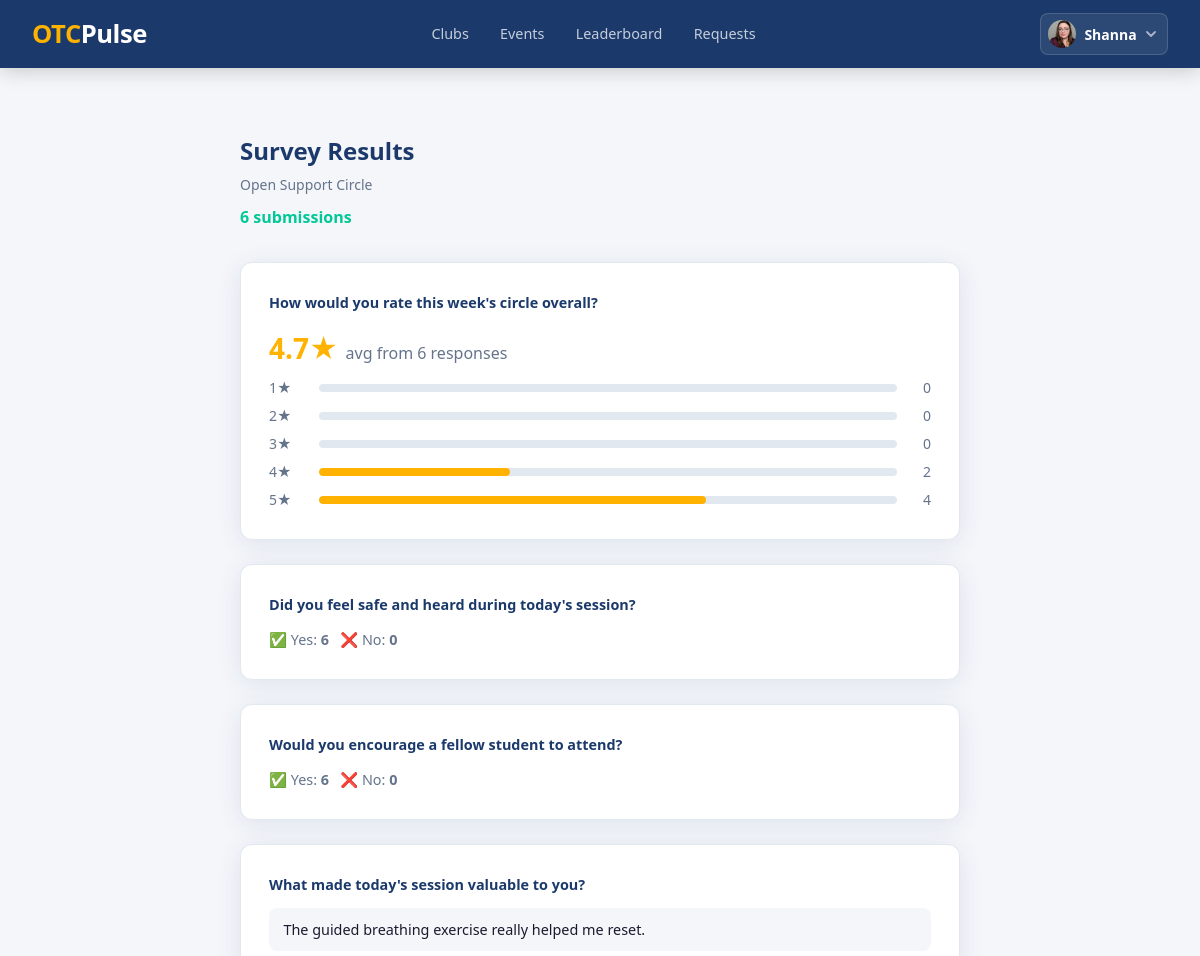
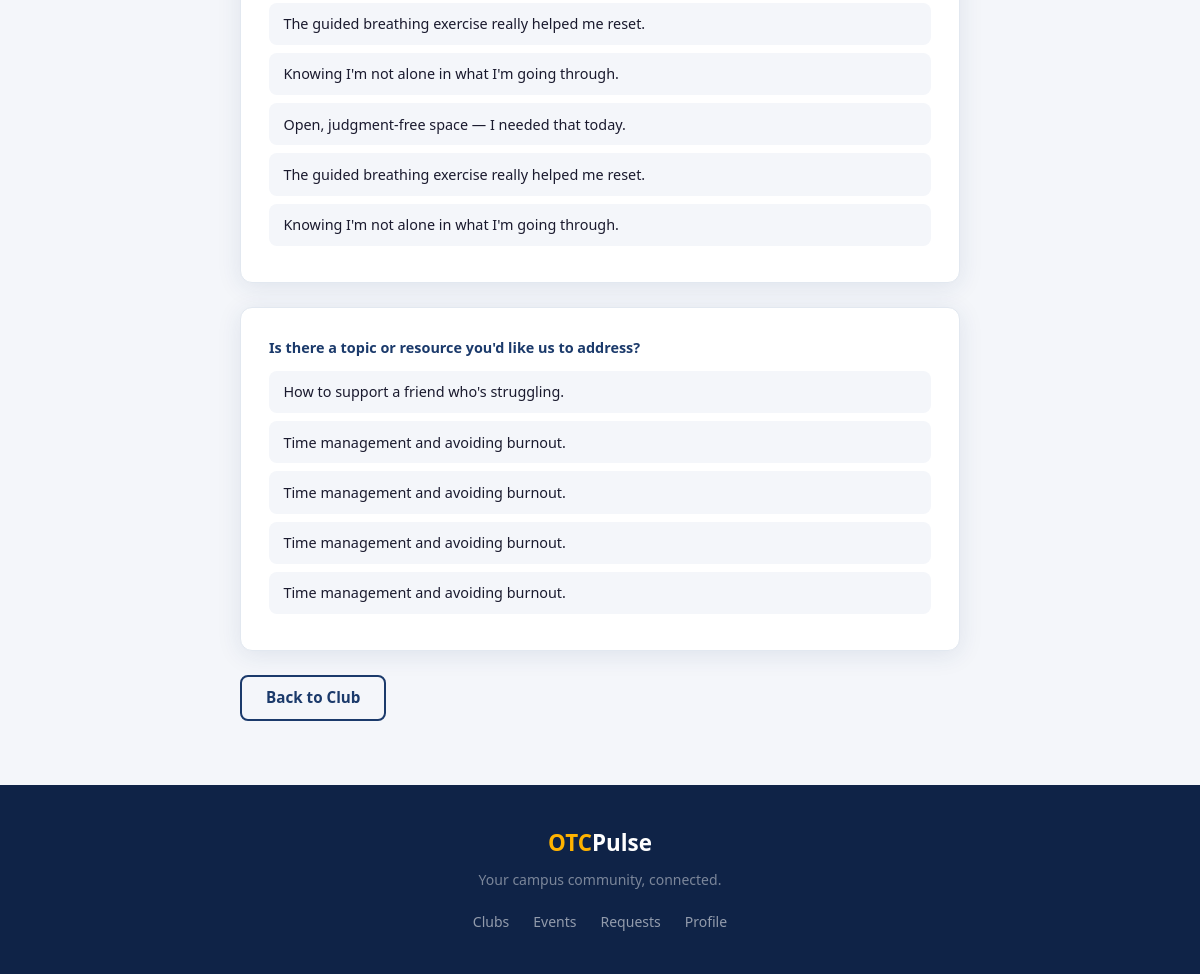
Screenshot of /clubs/events/22/survey/results/ (signed in) with the database file from the repository (2 pictures, top to bottom).
### account/models.py (models this page shows, shortened)
class Profile(models.Model):
    user = models.OneToOneField(
        settings.AUTH_USER_MODEL,
        on_delete=models.CASCADE
    )
    otc_email = models.EmailField(
        unique=True,
        validators=[validate_otc_email]
    )
    points = models.IntegerField(default=0)
    class Role(models.TextChoices):
        ADMIN = 'ADMIN','Student Engagement'
        ADVISOR = 'ADVISOR','Faculty Advisor'
        LEAD = 'LEAD','Club Officer'
        STUDENT = 'STUDENT','Student'
    role = models.CharField(
        max_length=10,
        choices=Role.choices,
        default=Role.STUDENT,
    )
    image = models.ImageField(upload_to='profile_images/', null=True, blank=True)
    short_code = models.CharField(max_length=8, unique=True, blank=True)

### clubhouse/models.py (models this page shows, shortened)
class Event(models.Model):
    class Status(models.TextChoices):
        DRAFT = 'DRAFT', 'Draft'
        SUBMITTED = 'SUBMITTED', 'Submitted'
        APPROVED = 'APPROVED', 'Approved'
        PUBLISHED = 'PUBLISHED', 'Published'
        COMPLETED = 'COMPLETED', 'Completed'
    title = models.CharField(max_length=50)
    status = models.CharField(max_length=10, choices=Status.choices, default=Status.DRAFT)
    start_time = models.DateTimeField()
    end_time = models.DateTimeField()
    club = models.ForeignKey(
        Club,
        related_name='events',
        on_delete=models.CASCADE,
    )
    location = models.ForeignKey(
        Location,
        related_name='events',
        on_delete=models.SET_NULL,
        null=True,
        blank=True,
    )
    point_value = models.IntegerField(default=10)
    staffing_points_awarded = models.BooleanField(default=False)

class SurveyQuestion(models.Model):
    class QuestionType(models.TextChoices):
        TEXT = 'TEXT', 'Text Response'
        STARS = 'STARS', 'Star Rating'
        YESNO = 'YESNO', 'Yes / No'
    event = models.ForeignKey(
        Event,
        on_delete=models.CASCADE,
        related_name='survey_questions',
    )
    prompt = models.CharField(max_length=200)
    question_type = models.CharField(
        max_length=5, choices=QuestionType.choices, default=QuestionType.TEXT
    )
    order = models.PositiveSmallIntegerField(default=0)
    required = models.BooleanField(default=False)
    class Meta:
        ordering = ['order']

### clubhouse/views.py (the view)
# urls.py: path('events/<int:pk>/survey/results/', views.survey_results, name='survey_results'),
@login_required
def survey_results(request, pk):
    event = get_object_or_404(Event, pk=pk)
    if not _can_edit_club(request.user.profile, event.club):
        raise PermissionDenied
    questions = event.survey_questions.prefetch_related('surveyresponse_set').all()
    surveys = Survey.objects.filter(event=event).count()
    results = []
    for q in questions:
        responses = SurveyResponse.objects.filter(question=q)
        if q.question_type == SurveyQuestion.QuestionType.TEXT:
            answers = list(responses.exclude(text_answer='').values_list('text_answer', flat=True))
            results.append({'question': q, 'type': 'text', 'answers': answers})
        elif q.question_type == SurveyQuestion.QuestionType.STARS:
            counts = {i: 0 for i in range(1, 6)}
            for r in responses:
                if r.int_answer:
                    counts[r.int_answer] = counts.get(r.int_answer, 0) + 1
            total = sum(counts.values())
            avg = round(sum(k * v for k, v in counts.items()) / total, 1) if total else None
            results.append({'question': q, 'type': 'stars', 'counts': counts, 'avg': avg, 'total': total})
        else:  # YESNO
            yes = responses.filter(int_answer=1).count()
            no = responses.filter(int_answer=0).count()
            results.append({'question': q, 'type': 'yesno', 'yes': yes, 'no': no})
    return render(request, 'clubhouse/survey_results.html', {
        'event': event,
        'results': results,
        'total_submissions': surveys,
        'section': 'clubhouse',
    })

### clubhouse/views.py (called while the page is built)
def _can_edit_club(profile, club):
    return (
        club.officers.filter(pk=profile.pk).exists() or
        club.advisors.filter(pk=profile.pk).exists() or
        profile.role == profile.Role.ADMIN
    )

### clubhouse/templates/clubhouse/survey_results.html
{% extends "base.html" %}
{% block content %}
<div class="section">
  <div class="section-inner section-inner-sm">
    <h1 style="color:var(--navy);font-size:1.5rem;font-weight:800;margin-bottom:0.25rem">Survey Results</h1>
    <p class="text-muted-sm" style="margin-bottom:0.5rem">{{ event.title }}</p>
    <p style="margin-bottom:2rem"><span class="point-badge">{{ total_submissions }} submission{{ total_submissions|pluralize }}</span></p>
    {% for r in results %}
      <div class="card card-mb">
        <p style="font-weight:700;color:var(--navy);margin-bottom:0.75rem">{{ r.question.prompt }}</p>
        {% if r.type == 'text' %}
          {% if r.answers %}
            {% for ans in r.answers %}
              <p style="background:var(--bg);border-radius:8px;padding:0.6rem 0.9rem;margin-bottom:0.5rem;font-size:0.9rem;color:var(--text)">{{ ans }}</p>
            {% endfor %}
          {% else %}
            <p class="text-muted-sm">No responses yet.</p>
          {% endif %}
        {% elif r.type == 'stars' %}
          <p style="font-size:1.75rem;font-weight:800;color:var(--gold)">{{ r.avg }}★ <span style="font-size:1rem;color:var(--text-muted);font-weight:400">avg from {{ r.total }} response{{ r.total|pluralize }}</span></p>
          {% for star, count in r.counts.items %}
            <div style="display:flex;align-items:center;gap:0.6rem;margin-top:0.35rem;font-size:0.875rem">
              <span style="width:40px;color:var(--text-muted)">{{ star }}★</span>
              <div style="flex:1;background:var(--border);border-radius:100px;height:8px;overflow:hidden">
                {% if r.total %}<div style="width:{% widthratio count r.total 100 %}%;height:100%;background:var(--gold);border-radius:100px"></div>{% endif %}
              </div>
              <span style="width:24px;text-align:right;color:var(--text-muted)">{{ count }}</span>
            </div>
          {% endfor %}
        {% else %}
          <p>✅ Yes: <strong>{{ r.yes }}</strong> &nbsp; ❌ No: <strong>{{ r.no }}</strong></p>
        {% endif %}
      </div>
    {% empty %}
      <p class="text-muted-sm">No questions configured for this event.</p>
    {% endfor %}
    <a href="{% url 'clubhouse:club_detail' event.club.slug %}" class="btn btn-secondary">Back to Club</a>
  </div>
</div>
{% endblock %}

### templates/base.html (shortened to what this page needs)
<!DOCTYPE html>
<html lang="en">
<head>
    {% load static %}
    <link rel="stylesheet" href="{% static 'css/main.css' %}">
</head>
<body>
    <header class="site-header">
        <nav class="nav-container">
            <a href="/" class="nav-brand">
                <span class="brand-otc">OTC</span><span class="brand-engage">Pulse</span>
            </a>
            {% if user.is_authenticated %}
            <div class="nav-main-links">
                <a href="{% url 'clubhouse:club_list' %}"  class="nav-link {% if request.resolver_match.app_name == 'clubhouse' and 'club' in request.resolver_match.url_name %}nav-link-active{% endif %}">Clubs</a>
                <a href="{% url 'clubhouse:event_list' %}" class="nav-link {% if request.resolver_match.app_name == 'clubhouse' and 'event' in request.resolver_match.url_name %}nav-link-active{% endif %}">Events</a>
                <a href="{% url 'clubhouse:leaderboard' %}" class="nav-link {% if request.resolver_match.app_name == 'clubhouse' and request.resolver_match.url_name == 'leaderboard' %}nav-link-active{% endif %}">Leaderboard</a>
                <a href="{% url 'bulletin_board:request_list' %}" class="nav-link {% if request.resolver_match.app_name == 'bulletin_board' %}nav-link-active{% endif %}">Requests</a>
            </div>
            {% endif %}
            <div class="nav-links">
                {% if user.is_authenticated %}
                    <div class="nav-avatar-wrap" id="nav-avatar-wrap">
                        <button class="nav-avatar-btn" id="nav-avatar-btn" aria-expanded="false" aria-label="Account menu">
                            {% if user.profile.image %}
                                <img src="{{ user.profile.image.url }}" alt="{{ user.username }}" class="nav-avatar-img">
                            {% else %}
                                <span class="nav-avatar-initials">{{ user.first_name|first|upper }}{{ user.last_name|first|upper }}</span>
                            {% endif %}
                            <span class="nav-avatar-name">{{ user.first_name|default:user.username }}</span>
                            <svg class="nav-chevron" width="12" height="12" viewBox="0 0 12 12" fill="none">
                                <path d="M2 4l4 4 4-4" stroke="currentColor" stroke-width="1.8" stroke-linecap="round" stroke-linejoin="round"/>
                            </svg>
                        </button>
                    </div>
                {% else %}
                    <a href="{% url 'account:login' %}" class="nav-link">Log In</a>
                    <a href="{% url 'account:register' %}" class="btn btn-primary nav-cta">Get Started</a>
                {% endif %}
            </div>
        </nav>
    </header>
    <main>
        {% block content %}{% endblock %}
    </main>
    <footer class="site-footer">
        <div class="footer-inner">
            <div class="footer-brand">
                <span class="brand-otc">OTC</span><span class="brand-engage">Pulse</span>
            </div>
            <p class="footer-tagline">Your campus community, connected.</p>
            {% if user.is_authenticated %}
            <div class="footer-links">
                <a href="{% url 'clubhouse:club_list' %}">Clubs</a>
                <a href="{% url 'clubhouse:event_list' %}">Events</a>
                <a href="{% url 'bulletin_board:request_list' %}">Requests</a>
                <a href="{% url 'account:profile' %}">Profile</a>
            </div>
            {% else %}
            <div class="footer-links">
                <a href="{% url 'account:login' %}">Log In</a>
                <a href="{% url 'account:register' %}">Register</a>
            </div>
            {% endif %}
        </div>
    </footer>
</body>
</html>

### static/css/main.css (style rules this page uses)
:root { --navy: #1B3A6B; --navy-dark: #0F2347; --gold: #FFB300; --gold-dark: #E6A000; --teal: #00C896; --purple: #6C63FF; --bg: #F4F6FA; --white: #FFFFFF; --text: #1A1A2E; --text-muted: #64748B; --border: #E2E8F0; --shadow: 0 4px 24px rgba(27, 58, 107, 0.10); --shadow-lg: 0 8px 40px rgba(27, 58, 107, 0.18); --radius: 12px; --radius-lg: 20px; --ease: 0.2s ease; }
*, *::before, *::after { box-sizing: border-box; margin: 0; padding: 0; }
html { scroll-behavior: smooth; }
body { font-family: 'Segoe UI', system-ui, -apple-system, sans-serif; background: var(--bg); color: var(--text); line-height: 1.6; min-height: 100vh; display: flex; flex-direction: column; }
img { max-width: 100%; display: block; }
a { text-decoration: none; color: inherit; }
main { flex: 1; }
.site-header { background: var(--navy); position: sticky; top: 0; z-index: 100; box-shadow: 0 2px 20px rgba(0, 0, 0, 0.2); }
.nav-container { max-width: 1200px; margin: 0 auto; padding: 0 2rem; height: 68px; display: flex; align-items: center; justify-content: space-between; }
.nav-brand { font-size: 1.6rem; font-weight: 800; letter-spacing: -0.5px; }
.brand-otc { color: var(--gold); }
.brand-engage { color: #fff; }
.nav-links { display: flex; align-items: center; gap: 1.5rem; }
.nav-link { color: rgba(255, 255, 255, 0.85); font-weight: 500; transition: color var(--ease); }
.btn { display: inline-block; padding: 0.65rem 1.5rem; border-radius: 8px; font-weight: 600; font-size: 0.95rem; cursor: pointer; border: none; transition: all var(--ease); text-align: center; line-height: 1.4; }
.btn-secondary { background: transparent; color: var(--navy); border: 2px solid var(--navy); }
.section { padding: 4rem 2rem; }
.section-inner { max-width: 1200px; margin: 0 auto; }
.card { background: var(--white); border-radius: var(--radius); padding: 1.75rem; box-shadow: var(--shadow); transition: transform var(--ease), box-shadow var(--ease); border: 1px solid var(--border); }
.card p { font-size: 0.9rem; color: var(--text-muted); line-height: 1.6; }
.point-badge { color: var(--teal); font-weight: 700; }
.site-footer { background: var(--navy-dark); padding: 2.5rem 2rem; margin-top: auto; }
.footer-inner { max-width: 1200px; margin: 0 auto; text-align: center; }
.footer-brand .brand-otc { color: var(--gold); font-size: 1.4rem; font-weight: 800; }
.footer-brand .brand-engage { color: #fff; font-size: 1.4rem; font-weight: 800; }
.footer-tagline { color: rgba(255, 255, 255, 0.45); font-size: 0.875rem; margin: 0.5rem 0 1.25rem; }
.footer-links { display: flex; gap: 1.5rem; justify-content: center; }
.footer-links a { color: rgba(255, 255, 255, 0.55); font-size: 0.875rem; transition: color var(--ease); }
.nav-main-links { display: flex; align-items: center; gap: 0.25rem; }
.nav-main-links .nav-link { padding: 0.35rem 0.85rem; border-radius: 6px; font-size: 0.9rem; color: rgba(255,255,255,0.75); transition: background var(--ease), color var(--ease); }
.nav-avatar-wrap { position: relative; }
.nav-avatar-btn { display: flex; align-items: center; gap: 0.5rem; background: rgba(255,255,255,0.08); border: 1px solid rgba(255,255,255,0.15); border-radius: 8px; padding: 0.35rem 0.65rem 0.35rem 0.45rem; cursor: pointer; color: #fff; font-size: 0.875rem; font-weight: 600; transition: background var(--ease), border-color var(--ease); font-family: inherit; }
.nav-avatar-img { width: 28px; height: 28px; border-radius: 50%; object-fit: cover; display: block; }
.nav-avatar-name { max-width: 90px; overflow: hidden; text-overflow: ellipsis; white-space: nowrap; }
.nav-chevron { color: rgba(255,255,255,0.6); transition: transform 0.2s ease; flex-shrink: 0; }
.card-mb { margin-bottom: 1.5rem; }
.section-inner-sm { max-width: 720px; }
.text-muted-sm { color: var(--text-muted); font-size: 0.875rem; }

### rows the page displays
Event: title "Open Support Circle"
SurveyQuestion: question.prompt "How would you rate this week's circle overall?", avg "4.7", total "6", counts "1" "2" "3" "4" "5", counts "0" "0" "0" "2" "4"
SurveyQuestion: question.prompt "Did you feel safe and heard during today's session?", yes "6", no "0"
SurveyQuestion: question.prompt "Would you encourage a fellow student to attend?", yes "6", no "0"
SurveyQuestion: question.prompt "What made today's session valuable to you?", answers "The guided breathing exercise really helped me reset." "The guided breathing exercise really helped me reset." "Knowing I'm not alone in what I'm going through." "Open, judgment-free space — I needed that today." "The guided breathing exercise really helped me reset." "Knowing I'm not alone in what I'm going through."
SurveyQuestion: question.prompt "Is there a topic or resource you'd like us to address?", answers "How to support a friend who's struggling." "Time management and avoiding burnout." "Time management and avoiding burnout." "Time management and avoiding burnout." "Time management and avoiding burnout."

### other values shown
{{ user.first_name|default:user.username }} "Shanna"
{{ total_submissions }} "6"
